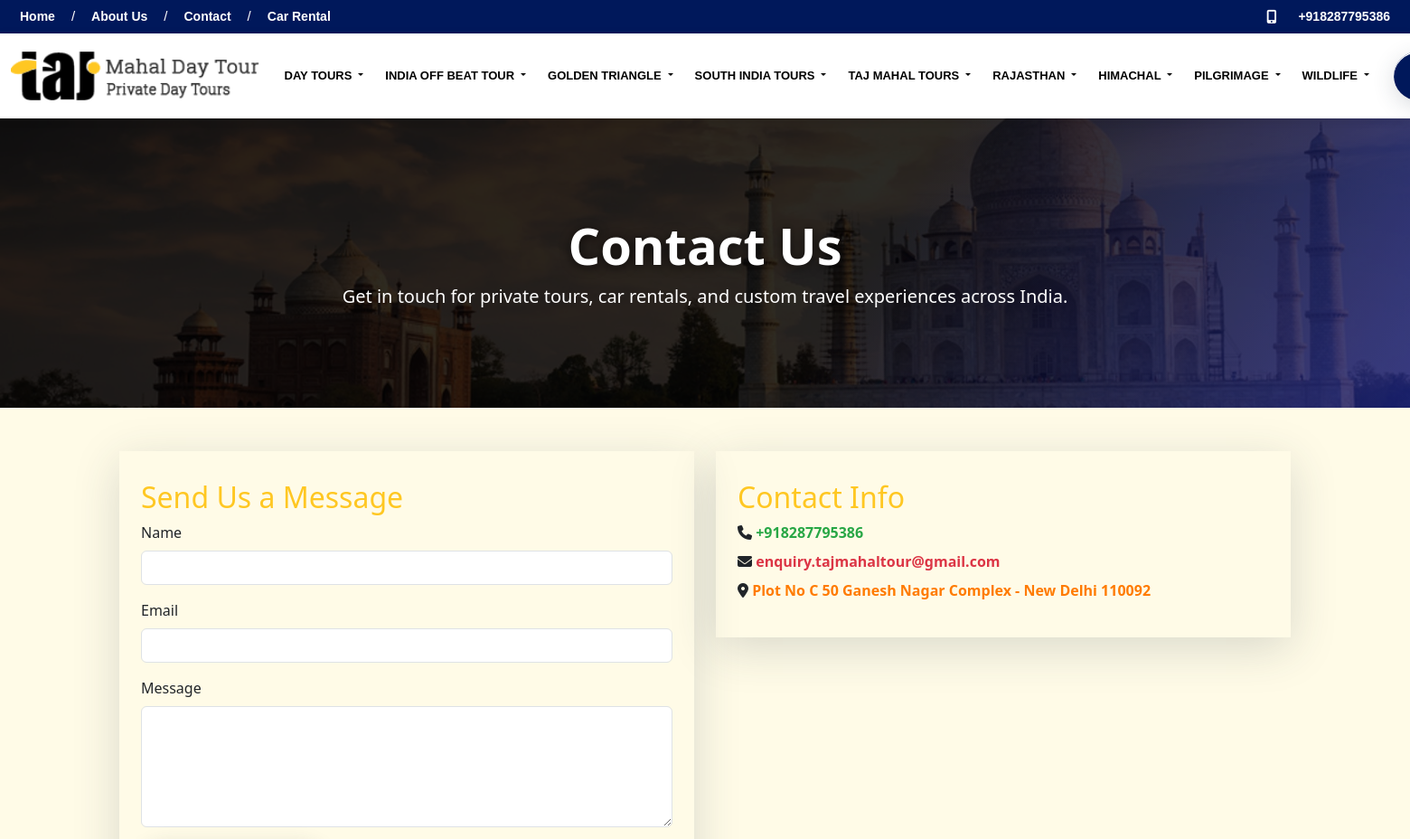
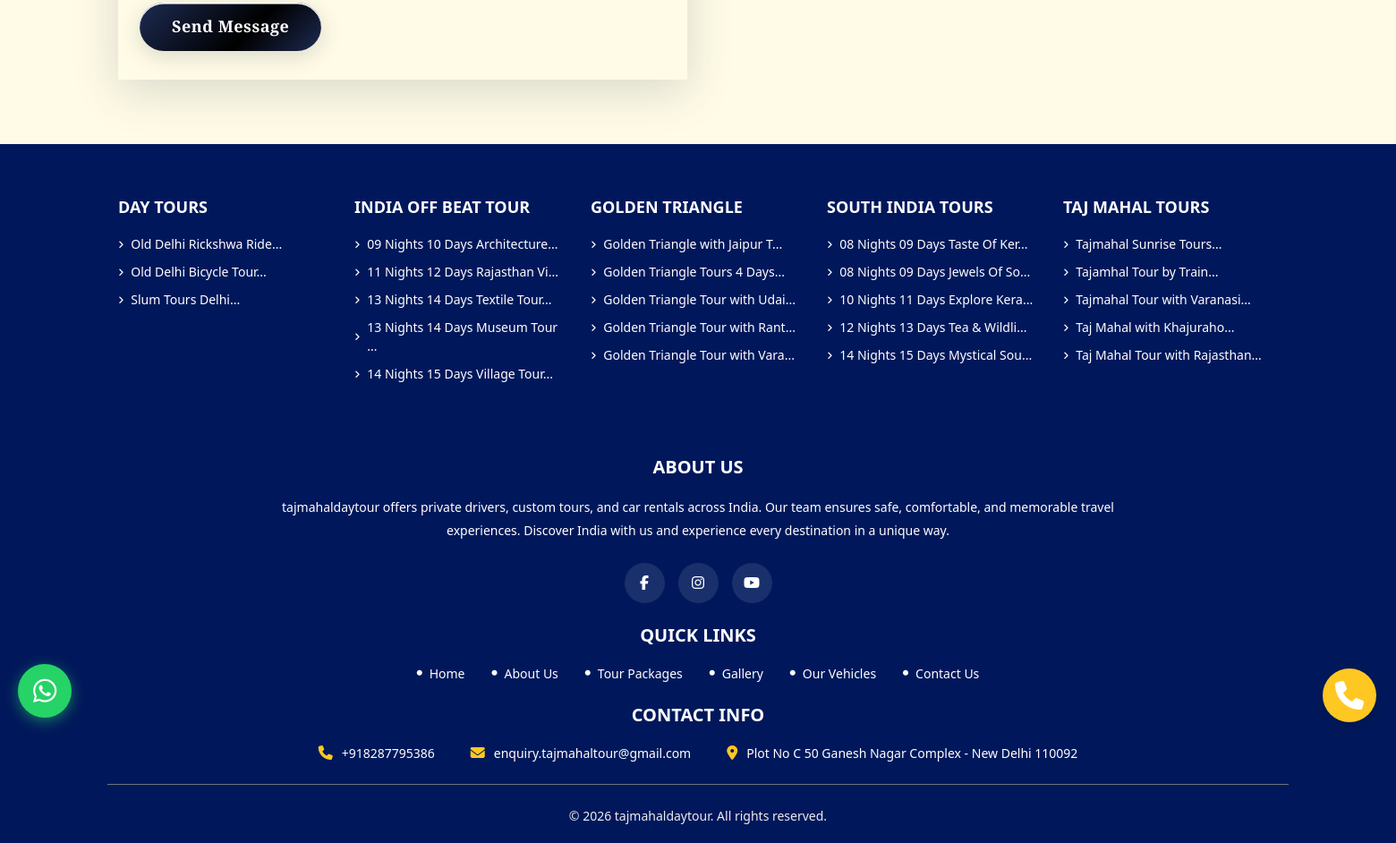
The page /contact.php on the database its author committed (2 pictures, top to bottom).
### tables this page shows
CREATE TABLE `site_settings` (
  `id` int(11) NOT NULL,
  `setting_key` varchar(100) NOT NULL,
  `setting_value` text DEFAULT NULL,
  `setting_group` varchar(50) DEFAULT NULL,
  `updated_at` timestamp NOT NULL DEFAULT current_timestamp() ON UPDATE current_timestamp()
);

CREATE TABLE `categories` (
  `id` int(11) NOT NULL,
  `name` varchar(100) NOT NULL,
  `slug` varchar(100) NOT NULL,
  `description` text DEFAULT NULL,
  `icon` varchar(255) DEFAULT NULL,
  `image` varchar(255) DEFAULT NULL,
  `display_order` int(11) DEFAULT 0,
  `is_active` tinyint(1) DEFAULT 1,
  `show_in_header` tinyint(1) DEFAULT 1,
  `created_at` timestamp NOT NULL DEFAULT current_timestamp(),
  `updated_at` timestamp NOT NULL DEFAULT current_timestamp() ON UPDATE current_timestamp()
);

CREATE TABLE `tour_packages` (
  `id` int(11) NOT NULL,
  `category_id` int(11) NOT NULL,
  `title` varchar(255) NOT NULL,
  `slug` varchar(255) NOT NULL,
  `short_description` text DEFAULT NULL,
  `description` longtext DEFAULT NULL,
  `duration_days` int(11) NOT NULL,
  `duration_nights` int(11) NOT NULL,
  `base_price` decimal(10,2) NOT NULL,
  `discounted_price` decimal(10,2) DEFAULT NULL,
  `price_type` enum('per_person','per_group') DEFAULT 'per_person',
  `featured_image` varchar(255) DEFAULT NULL,
  `gallery_images` text DEFAULT NULL,
  `video_url` varchar(255) DEFAULT NULL,
  `max_group_size` int(11) DEFAULT 20,
  `min_age` int(11) DEFAULT 0,
  `difficulty_level` enum('easy','moderate','challenging','difficult') DEFAULT 'easy',
  `inclusions` text DEFAULT NULL,
  `exclusions` text DEFAULT NULL,
  `meta_title` varchar(255) DEFAULT NULL,
  `meta_description` text DEFAULT NULL,
  `meta_keywords` text DEFAULT NULL,
  `is_active` tinyint(1) DEFAULT 1,
  `is_featured` tinyint(1) DEFAULT 0,
  `is_bestseller` tinyint(1) DEFAULT 0,
  `display_order` int(11) DEFAULT 0,
  `views` int(11) DEFAULT 0,
  `created_at` timestamp NOT NULL DEFAULT current_timestamp(),
  `updated_at` timestamp NOT NULL DEFAULT current_timestamp() ON UPDATE current_timestamp()
);

### includes/config.php (called while the page is built, shortened)
<?php
$is_local = true;
if (isset($_SERVER['HTTP_HOST'])) {
    $is_local = (
        $_SERVER['HTTP_HOST'] === 'localhost' ||
        $_SERVER['HTTP_HOST'] === '127.0.0.1' ||
        strpos($_SERVER['HTTP_HOST'], 'localhost:') === 0
    );
}
if ($is_local) {
    $db_host = "localhost";
    $db_user = "root";
    $db_pass = "";
    $db_name = "sspsof5_tajmahal";
} else {
    $db_host = "localhost";
    $db_user = "u507341251_tajmahal";
    $db_pass = "Ak0OPED80o3c";
    $db_name = "u507341251_tajmahal";
    define('SITE_URL', 'https://tajmahaldaytour.in/');
}
$conn = new mysqli($db_host, $db_user, $db_pass, $db_name);
$conn->set_charset("utf8mb4");
function getSetting($key) {
    global $conn;
    $stmt = $conn->prepare("SELECT setting_value FROM site_settings WHERE setting_key = ?");
    $stmt->bind_param("s", $key);
    $stmt->execute();
    $result = $stmt->get_result();
    if ($row = $result->fetch_assoc()) {
        return $row['setting_value'];
    }
    return null;
}
?>

### contact.php (the view, shortened to what this page needs)
<?php
include 'includes/config.php';
include 'includes/header.php';
?>
<section class="contact-header-banner d-flex align-items-center justify-content-center text-center" style="position:relative;min-height:320px;background:linear-gradient(120deg, #000000 0%, #000000 60%, #1a237e 100%);overflow:hidden;">
    <img src="assets/image/banner/4.jpg" alt="Contact Banner" style="position:absolute;top:0;left:0;width:100%;height:100%;object-fit:cover;opacity:0.18;z-index:1;">
    <div class="container position-relative" style="z-index:2;">
        <h1 class="display-4 fw-bold text-white mb-2" style="text-shadow:0 2px 12px #000a;">Contact Us</h1>
        <p class="lead text-white mb-0" style="font-size:1.25rem;">Get in touch for private tours, car rentals, and custom travel experiences across India.</p>
    </div>
</section>
<section id="contact-main" class="section" style="background:#fffbe7; padding-top:48px; padding-bottom:48px;">
    <div class="container">
        <div class="row">
            <div class="col-md-6 mb-4">
                <div class="card-3d" style="padding:32px 24px;box-shadow:0 12px 48px rgba(44,62,80,0.18);">
                    <h2 class="section-title" style="color:#ffc722;">Send Us a Message</h2>
                    <form method="post" action="">
                        <div class="mb-3">
                            <label for="name" class="form-label">Name</label>
                            <input type="text" class="form-control" id="name" name="name" required>
                        </div>
                        <div class="mb-3">
                            <label for="email" class="form-label">Email</label>
                            <input type="email" class="form-control" id="email" name="email" required>
                        </div>
                        <div class="mb-3">
                            <label for="message" class="form-label">Message</label>
                            <textarea class="form-control" id="message" name="message" rows="5" required></textarea>
                        </div>
                        <button type="submit" class="btn btn-primary">Send Message</button>
                    </form>
                </div>
            </div>
            <div class="col-md-6 mb-4">
                <div class="card-3d" style="padding:32px 24px;box-shadow:0 12px 48px rgba(44,62,80,0.18);">
                    <h2 class="section-title" style="color:#ffc722;">Contact Info</h2>
                    <p class="mb-2"><i class="fas fa-phone"></i> <a href="tel:<?php echo getSetting('site_phone'); ?>" style="color:#28a745;font-weight:600;"> <?php echo getSetting('site_phone') ?: '+91 9310042916'; ?></a></p>
                    <p class="mb-2"><i class="fas fa-envelope"></i> <a href="mailto:<?php echo getSetting('site_email'); ?>" style="color:#dc3545;font-weight:600;"> <?php echo getSetting('site_email') ?: 'info@tajmahaldaytour.com'; ?></a></p>
                    <p class="mb-2"><i class="fas fa-map-marker-alt"></i> <span style="color:#ff7b00;font-weight:600;"> <?php echo getSetting('site_address') ?: 'Plot No C 50 Ganesh Nagar Complex - New Delhi 110092'; ?></span></p>
                </div>
            </div>
        </div>
    </div>
</section>
<?php include 'includes/footer.php'; ?>

### includes/header.php (shortened to what this page needs)
<!DOCTYPE html>
<html lang="en">
<head>
    <link href="https://cdn.jsdelivr.net/npm/bootstrap@5.3.2/dist/css/bootstrap.min.css" rel="stylesheet">
    <link rel="stylesheet" href="https://cdnjs.cloudflare.com/ajax/libs/font-awesome/6.5.1/css/all.min.css">
    <link rel="stylesheet" href="https://cdn.jsdelivr.net/npm/sweetalert2@11/dist/sweetalert2.min.css">
    <link rel="stylesheet" href="<?php echo SITE_URL; ?>assets/css/main-style.css?v=<?php echo time(); ?>">
    <link rel="stylesheet" href="https://cdnjs.cloudflare.com/ajax/libs/OwlCarousel2/2.3.4/assets/owl.carousel.min.css"/>
    <link rel="stylesheet" href="https://cdnjs.cloudflare.com/ajax/libs/OwlCarousel2/2.3.4/assets/owl.theme.default.min.css"/>
</head>
<body>
    <div class="top-info-bar" style="color: #fff; font-size: 15px; padding: 7px 0;">
        <div class="container-fluid">
            <div class="d-flex justify-content-between align-items-center flex-wrap">
                <div class="d-flex align-items-center flex-wrap custom-header-left" style="gap: 0.5rem;">
                    <a href="<?php echo SITE_URL; ?>" style="color: #fff; text-decoration: none;">Home</a>
                    <span class="">/</span>
                    <a href="about.php" style="color: #fff; text-decoration: none;">About Us</a>
                    <span class="">/</span>
                    <a href="contact.php" style="color: #fff; text-decoration: none;">Contact</a>
                    <span class="">/</span>
                    <a class="nav-link" href="<?php echo SITE_URL; ?>vehicles">Car Rental</a>
                </div>
                <div class="d-flex align-items-center flex-wrap custom-header-right" style="gap: 0.5rem;">
                    <i class="fa fa-mobile-alt"></i>
                    <span><a href="tel:<?php echo getSetting('site_phone'); ?>"><?php echo getSetting('site_phone'); ?></a></span>
                </div>
            </div>
        </div>
    </div>
    <nav class="navbar navbar-expand-lg main-navbar sticky-top d-none d-lg-block">
        <div class="container-fluid">
            <a class="navbar-brand d-flex align-items-center gap-2" href="<?php echo SITE_URL; ?>">
                <img src="<?php echo SITE_URL; ?>assets/image/logo.png" alt="tajmahaldaytour Logo" class="navbar-brand-logo">
            </a>
            <div class="collapse navbar-collapse" id="mainNavbar">
                <ul class="navbar-nav ms-auto align-items-center">
                    <?php
                    $nav_categories = $conn->query("SELECT * FROM categories WHERE is_active = 1 AND show_in_header = 1 ORDER BY display_order");
                    while($nav_cat = $nav_categories->fetch_assoc()):
                        $nav_packages = $conn->query("SELECT id, title, slug FROM tour_packages WHERE category_id = {$nav_cat['id']} AND is_active = 1 ORDER BY display_order LIMIT 10");
                        $has_nav_packages = $nav_packages->num_rows > 0;
                    ?>
                    <li class="nav-item dropdown">
                        <a class="nav-link dropdown-toggle" href="<?php echo SITE_URL; ?>tour-packages?category=<?php echo $nav_cat['id']; ?>"
                           <?php if($has_nav_packages): ?>data-bs-toggle="dropdown"<?php endif; ?>>
                            <?php echo htmlspecialchars($nav_cat['name']); ?>
                        </a>
                    </li>
                    <?php endwhile; ?>
                    <li class="nav-item">
                        <a class="nav-link navbar-contact-btn" href="#" id="openBookTourModalHeader">
                        </a>
                    </li>
                </ul>
            </div>
        </div>
    </nav>
</body>
</html>

### includes/footer.php (shortened to what this page needs)
    <footer class="main-footer">
        <div class="container">
            <div class="row mb-5">
                <?php
                $footer_categories = $conn->query("SELECT * FROM categories WHERE is_active = 1 AND show_in_header = 1 ORDER BY display_order LIMIT 5");
                while($footer_cat = $footer_categories->fetch_assoc()):
                    $footer_packages = $conn->query("SELECT id, title, slug FROM tour_packages WHERE category_id = {$footer_cat['id']} AND is_active = 1 ORDER BY display_order LIMIT 5");
                ?>
                <div class="col-lg col-md-4 col-sm-6 mb-4">
                    <h5 class="footer-category-title"><?php echo htmlspecialchars($footer_cat['name']); ?></h5>
                    <ul class="footer-links-list">
                        <?php while($footer_pkg = $footer_packages->fetch_assoc()): ?>
                        <li>
                            <a href="<?php echo SITE_URL; ?>package/<?php echo $footer_pkg['slug'] ?: $footer_pkg['id']; ?>">
                                <i class="fas fa-angle-right"></i> <?php echo htmlspecialchars(substr($footer_pkg['title'], 0, 30)); ?>...
                            </a>
                        </li>
                        <?php endwhile; ?>
                    </ul>
                </div>
                <?php endwhile; ?>
            </div>
            <div class="row mb-4">
                <div class="col-12 text-center">
                    <h4 class="footer-section-title">About Us</h4>
                    <p class="footer-about-text">
                        tajmahaldaytour offers private drivers, custom tours, and car rentals across India. Our team ensures safe, comfortable, and memorable travel experiences. Discover India with us and experience every destination in a unique way.
                    </p>
                    <div class="footer-social-links mt-4">
                        <a href="<?php echo getSetting('facebook_url') ?: '#'; ?>" target="_blank"><i class="fab fa-facebook-f"></i></a>
                        <a href="<?php echo getSetting('instagram_url') ?: '#'; ?>" target="_blank"><i class="fab fa-instagram"></i></a>
                        <a href="<?php echo getSetting('youtube_url') ?: '#'; ?>" target="_blank"><i class="fab fa-youtube"></i></a>
                    </div>
                </div>
            </div>
            <div class="row mb-4">
                <div class="col-12">
                    <h4 class="footer-section-title text-center">Quick Links</h4>
                    <ul class="footer-quick-links">
                        <li><a href="<?php echo SITE_URL; ?>"><i class="fas fa-circle"></i> Home</a></li>
                        <li><a href="<?php echo SITE_URL; ?>about"><i class="fas fa-circle"></i> About Us</a></li>
                        <li><a href="<?php echo SITE_URL; ?>tour-packages"><i class="fas fa-circle"></i> Tour Packages</a></li>
                        <li><a href="<?php echo SITE_URL; ?>gallery"><i class="fas fa-circle"></i> Gallery</a></li>
                        <li><a href="<?php echo SITE_URL; ?>vehicles"><i class="fas fa-circle"></i> Our Vehicles</a></li>
                        <li><a href="<?php echo SITE_URL; ?>contact"><i class="fas fa-circle"></i> Contact Us</a></li>
                    </ul>
                </div>
            </div>
            <div class="row mb-4">
                <div class="col-12">
                    <h4 class="footer-section-title text-center">Contact Info</h4>
                    <div class="footer-contact-info">
                        <div class="contact-info-item">
                            <i class="fas fa-phone"></i>
                            <a href="tel:<?php echo getSetting('site_phone'); ?>"><?php echo getSetting('site_phone') ?: '+91 9310042916'; ?></a>
                        </div>
                        <div class="contact-info-item">
                            <i class="fas fa-envelope"></i>
                            <a href="mailto:<?php echo getSetting('site_email'); ?>"><?php echo getSetting('site_email') ?: 'touristdriversindiapvttours@gmail.com'; ?></a>
                        </div>
                        <div class="contact-info-item">
                            <i class="fas fa-map-marker-alt"></i>
                            <span><?php echo getSetting('site_address') ?: 'Plot No C 50 Ganesh Nagar Complex - New Delhi 110092'; ?></span>
                        </div>
                    </div>
                </div>
            </div>
            <div class="row mt-4 pt-4 border-top border-secondary">
                <div class="col-12 text-center">
                    <p class="footer-copyright mb-0">© <?php echo date('Y'); ?> tajmahaldaytour. All rights reserved.</p>
                </div>
            </div>
        </div>
    </footer>
    <?php if(getSetting('whatsapp_number')): ?>
    <a href="https://wa.me/<?php echo getSetting('whatsapp_number'); ?>"
       class="whatsapp-float-btn"
       target="_blank"
       title="Chat on WhatsApp">
        <i class="fab fa-whatsapp"></i>
    </a>
    <?php endif; ?>
    <a href="tel:+918287795386" class="fixed-call-btn" title="Call Now">
    <i class="fas fa-phone"></i>
    </a>
    <link rel="stylesheet" href="https://cdnjs.cloudflare.com/ajax/libs/OwlCarousel2/2.3.4/assets/owl.carousel.min.css">
    <link rel="stylesheet" href="https://cdnjs.cloudflare.com/ajax/libs/OwlCarousel2/2.3.4/assets/owl.theme.default.min.css">
</body>
</html>

### rows shown on the page
site_settings: setting_value "+918287795386"
categories: name "DAY TOURS"
categories: name "INDIA OFF BEAT TOUR"
categories: name "GOLDEN TRIANGLE"
categories: name "SOUTH INDIA TOURS"
categories: name "TAJ MAHAL TOURS"
categories: name "RAJASTHAN"
categories: name "HIMACHAL"
categories: name "PILGRIMAGE"
categories: name "WILDLIFE"
site_settings: setting_value "enquiry.tajmahaltour@gmail.com"
site_settings: setting_value "Plot No C 50 Ganesh Nagar Complex - New Delhi 110092"
tour_packages: title "Old Delhi Rickshwa Ride"
tour_packages: title "Old Delhi Bicycle Tour"
tour_packages: title "Slum Tours Delhi"
tour_packages: title "09 Nights 10 Days Architecture"
tour_packages: title "11 Nights 12 Days Rajasthan Vi"
tour_packages: title "13 Nights 14 Days Textile Tour"
tour_packages: title "13 Nights 14 Days Museum Tour"
tour_packages: title "14 Nights 15 Days Village Tour"
tour_packages: title "Golden Triangle with Jaipur T"
tour_packages: title "Golden Triangle Tours 4 Days"
tour_packages: title "Golden Triangle Tour with Udai"
tour_packages: title "Golden Triangle Tour with Rant"
tour_packages: title "Golden Triangle Tour with Vara"
tour_packages: title "08 Nights 09 Days Taste Of Ker"
tour_packages: title "08 Nights 09 Days Jewels Of So"
tour_packages: title "10 Nights 11 Days Explore Kera"
tour_packages: title "12 Nights 13 Days Tea & Wildli"
tour_packages: title "14 Nights 15 Days Mystical Sou"
tour_packages: title "Tajmahal Sunrise Tours"
tour_packages: title "Tajamhal Tour by Train"
tour_packages: title "Tajmahal Tour with Varanasi"
tour_packages: title "Taj Mahal with Khajuraho"
tour_packages: title "Taj Mahal Tour with Rajasthan"
